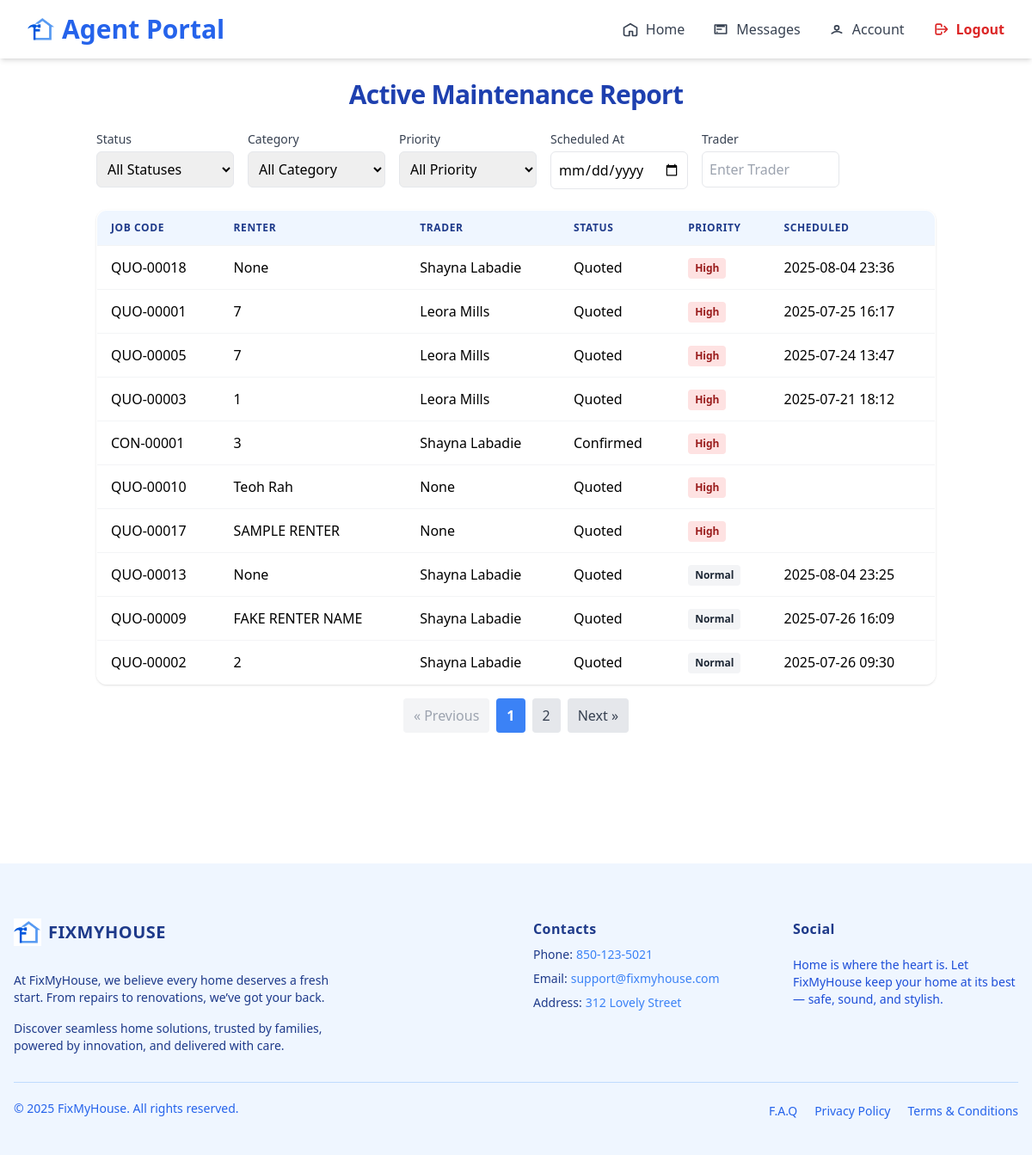
Before: /agent/active-jobs/ (signed in) with the older database file.
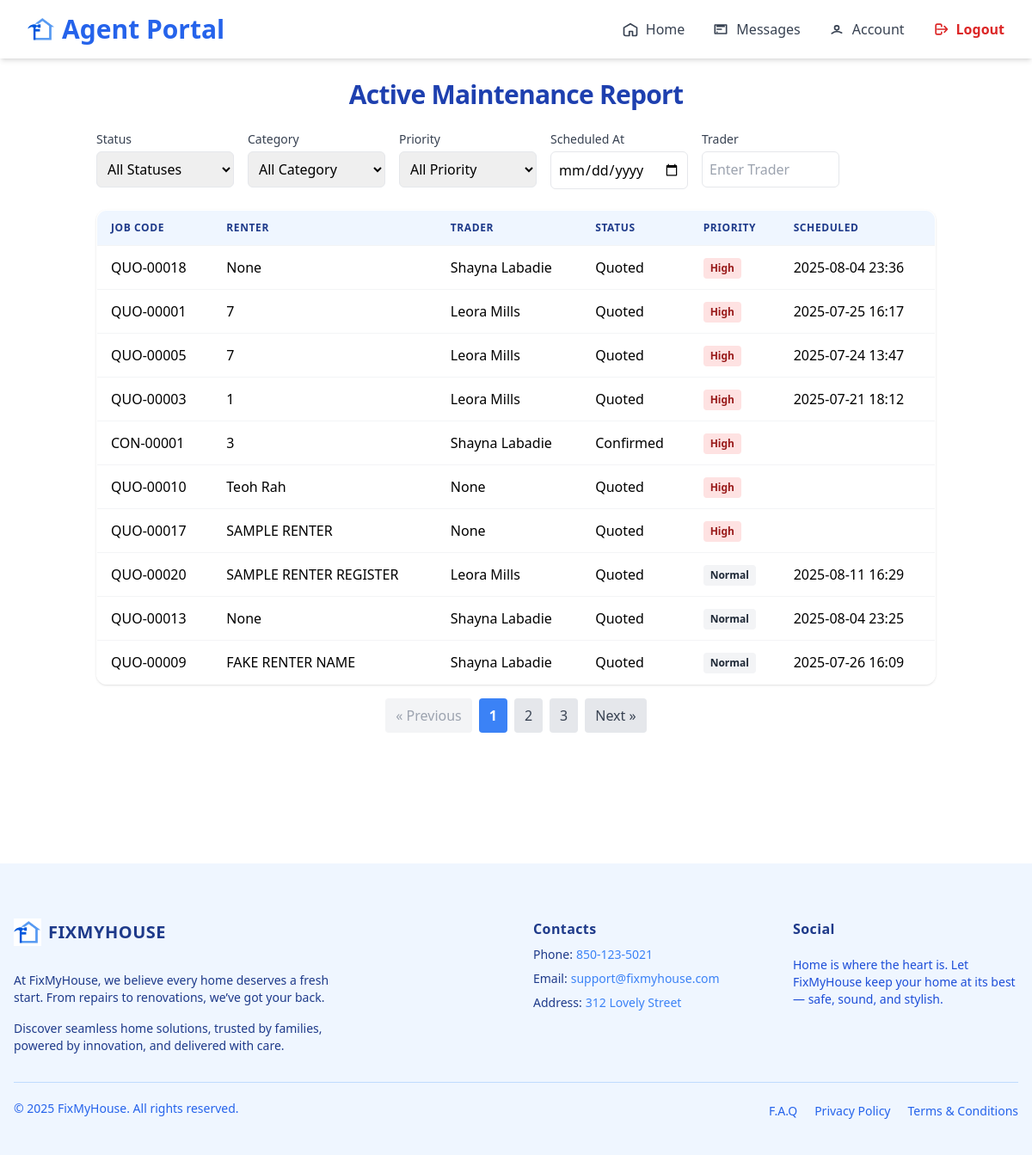
After: the same page with the newer database file.
### trader/models/jobs.py (models this page shows, shortened)
class Jobs(models.Model):
    agent = models.ForeignKey(AgentRegister, on_delete=models.CASCADE, related_name='jobs_agent')
    trader = models.ForeignKey(TraderRegistration, on_delete=models.SET_NULL, null=True, blank=True, related_name='jobs_trader')
    property = models.ForeignKey(Property, on_delete=models.SET_NULL, null=True, blank=True, related_name='jobs_property')
    STATUS_CHOICES = [
        ('quoted', 'Quoted'),
        ('confirmed', 'Confirmed'),
        ('approved', 'Approved'),
        ('scheduled', 'Scheduled'),
    ]
    address = models.TextField(blank=True, null=True)
    category = models.ForeignKey(Services, on_delete=models.SET_NULL, null=True, blank=True, related_name='category_services')
    renter = models.CharField(max_length=100, null=True, blank=True)
    priority = models.BooleanField(default=False)  # True = High Priority
    job_code = models.CharField(max_length=20, unique=True)
    notes = models.TextField()
    status = models.CharField(max_length=20, choices=STATUS_CHOICES, default='quoted')
    quoted_at = models.DateTimeField(default=timezone.now)
    confirmed_at = models.DateTimeField(null=True, blank=True)
    approved_at = models.DateTimeField(null=True, blank=True)
    scheduled_at = models.DateTimeField(null=True, blank=True)
    is_active = models.BooleanField(null=True, blank=True, default=True)

### trader/models/registerTrader.py (models this page shows, shortened)
class TraderRegistration(models.Model):
    user = models.OneToOneField(User, on_delete=models.CASCADE, null=True, blank=True)
    name = models.CharField(max_length=255)
    email = models.EmailField()
    phone = models.CharField(max_length=50)
    password = models.CharField(max_length=255, null=True, blank=True)
    COMPANY_TYPE_CHOICES = [
        ('sole_trader', 'Sole Trader'),
        ('company', 'Company'),
    ]
    INDUSTRIES_CHOICES = [
        ('air_conditioning', 'Air Conditioning'),
        ('cleaning', 'Cleaning'),
        ('electrical', 'Electrical'),
        ('gardening', 'Gardening'),
        ('general_merchandise', 'General Merchandise'),
        ('glazing', 'Glazing'),
        ('pest_control', 'Pest Control'),
        ('plumbing-gas', 'Plumbing / Gas'),
        ('tree_cutting', 'Tree Cutting'),
        ('steel_works', 'Steel Works'),
    ]
    company_type = models.CharField(max_length=100, choices=COMPANY_TYPE_CHOICES, default='company')
    company_name = models.CharField(max_length=255, blank=True, null=True)
    company_address = models.CharField(max_length=255, blank=True, null=True)
    company_email = models.EmailField(blank=True, null=True)
    company_landline = models.CharField(max_length=50, blank=True, null=True)
    gst_registered = models.BooleanField(default=False)
    abn = models.CharField(max_length=20, blank=True, null=True)
    industry = models.CharField(max_length=100, choices=INDUSTRIES_CHOICES, blank=True, null=True)
    state = models.CharField(max_length=100, blank=True)
    municipality = models.CharField(max_length=100, blank=True)
    city = models.CharField(max_length=100, blank=True)
    address_line_1 = models.CharField(max_length=255, blank=True, null=True)
    address_line_2 = models.CharField(max_length=255, blank=True, null=True)
    postal_code = models.CharField(max_length=20, blank=True)
    def __str__(self):
        return self.name

### agent/views.py (the view, shortened to what this page needs)
# urls.py: path('active-jobs/', views.ActiveJobsListView.as_view(), name='active_jobs_list'),
@method_decorator(login_required, name='dispatch')
class ActiveJobsListView(ListView):
    model = Jobs
    template_name = 'components/home/active_jobs_list.html'
    context_object_name = 'jobs'
    paginate_by = 10  # Adjust as needed
    def get(self, request, *args, **kwargs):
        try:
            self.object_list = self.get_queryset()
            context = self.get_context_data()
            return self.render_to_response(context)
        except self.paginator.InvalidPage:
            params = request.GET.copy()
            params['page'] = '1'
            return HttpResponseRedirect(f"{reverse('active_jobs_list')}?{params.urlencode()}")
    def get_queryset(self):
        queryset = super().get_queryset()
        queryset = queryset.filter(is_active=True)
        status = self.request.POST.get('status') if self.request.method == 'POST' else self.request.GET.get('status')
        category = self.request.POST.get('category') if self.request.method == 'POST' else self.request.GET.get('category')
        priority = self.request.POST.get('priority') if self.request.method == 'POST' else self.request.GET.get('priority')
        trader = self.request.POST.get('trader') if self.request.method == 'POST' else self.request.GET.get('trader')
        scheduled_at = self.request.POST.get('scheduled_at') if self.request.method == 'POST' else self.request.GET.get('scheduled_at')
        if status:
            queryset = queryset.filter(status=status)
        if category:
            queryset = queryset.filter(category=category)
        if trader:
            queryset = queryset.filter(trader__name__icontains=trader)
        if scheduled_at:
            queryset = queryset.filter(scheduled_at=scheduled_at)
        if priority == 'true':
            queryset = queryset.filter(priority=True)
        elif priority == 'false':
            queryset = queryset.filter(priority=False)
        return queryset.order_by('-priority', '-scheduled_at', '-approved_at', '-confirmed_at')
    def get_context_data(self, **kwargs):
        context = super().get_context_data(**kwargs)
        category = self.request.POST.get('category', '')
        if self.request.method == 'POST':
            context['filter_status'] = self.request.POST.get('status', '')
            context['filter_category'] = int(category) if category and category.isdigit() else ''
            context['filter_priority'] = self.request.POST.get('priority', '')
            context['filter_trader'] = self.request.POST.get('trader', '')
            context['filter_scheduled_at'] = self.request.POST.get('scheduled_at', '')
        else:
            context['filter_status'] = self.request.GET.get('status', '')
            context['filter_category'] = self.request.GET.get('category', '')
            context['filter_priority'] = self.request.GET.get('priority', '')
            context['filter_trader'] = self.request.GET.get('trader', '')
            context['filter_scheduled_at'] = self.request.GET.get('scheduled_at', '')
        context['status_options'] = dict(self.model._meta.get_field('status').choices)
        context['category_options'] = {
            service.id: service.description
            for service in Services.objects.all()
        }
        return context

### agent/templates/components/home/active_jobs_list.html (shortened to what the changed rows need)
{% extends "baseAgent.html" %}
{% block content %}
{% include 'components/home/navigatorBaseAgent.html' %}
<main class="max-w-5xl mx-auto p-4 sm:p-6 mb-[8rem]">
  <h2 class="text-2xl sm:text-3xl font-bold text-blue-800 mb-6 text-center tracking-tight">Active Maintenance Report</h2>
  <div class="space-y-4">
  <div class="hidden sm:block overflow-x-auto rounded-xl shadow">
    <table class="min-w-full bg-white border border-gray-200 rounded-xl overflow-hidden">
      <thead class="bg-blue-50">
        <tr>
          <th class="px-4 py-3 text-left text-xs font-semibold text-blue-900 uppercase tracking-wider">Job Code</th>
          <th class="px-4 py-3 text-left text-xs font-semibold text-blue-900 uppercase tracking-wider">Renter</th>
          <th class="px-4 py-3 text-left text-xs font-semibold text-blue-900 uppercase tracking-wider">Trader</th>
          <th class="px-4 py-3 text-left text-xs font-semibold text-blue-900 uppercase tracking-wider">Status</th>
          <th class="px-4 py-3 text-left text-xs font-semibold text-blue-900 uppercase tracking-wider">Priority</th>
          <th class="px-4 py-3 text-left text-xs font-semibold text-blue-900 uppercase tracking-wider">Scheduled</th>
        </tr>
      </thead>
      <tbody>
        {% for job in jobs %}
        <tr class="border-t border-gray-100 hover:bg-blue-50 transition">
          <td class="px-4 py-3 whitespace-nowrap">{{ job.job_code }}</td>
          <td class="px-4 py-3 whitespace-nowrap">{{ job.renter }}</td>
          <td class="px-4 py-3 whitespace-nowrap">{{ job.trader }}</td>
          <td class="px-4 py-3 whitespace-nowrap">{{ job.get_status_display }}</td>
          <td class="px-4 py-3 whitespace-nowrap">
            {% if job.priority %}
              <span class="inline-block px-2 py-1 text-xs font-semibold rounded bg-red-100 text-red-800">High</span>
            {% else %}
              <span class="inline-block px-2 py-1 text-xs font-semibold rounded bg-gray-100 text-gray-800">Normal</span>
            {% endif %}
          </td>
          <td class="px-4 py-3 whitespace-nowrap">{{ job.scheduled_at|date:"Y-m-d H:i" }}</td>
        </tr>
        {% empty %}
        <tr>
          <td colspan="6" class="text-center py-4">No active jobs found.</td>
        </tr>
        {% endfor %}
      </tbody>
    </table>
  </div>
  {% if page_obj.has_other_pages %}
    <div class="pagination flex justify-center items-center mt-6 space-x-2">
      {% if page_obj.has_previous %}
      <a href="{% url 'active_jobs_list' %}?page={{ page_obj.previous_page_number }}{% if filter_status %}&status={{ filter_status }}{% endif %}{% if filter_category %}&category={{ filter_category }}{% endif %}{% if filter_priority %}&priority={{ filter_priority }}{% endif %}{% if filter_trader %}&trader={{ filter_trader|urlencode }}{% endif %}{% if filter_scheduled_at %}&scheduled_at={{ filter_scheduled_at }}{% endif %}"
        class="px-3 py-2 bg-gray-200 text-gray-700 rounded hover:bg-gray-300 transition"
        onclick="saveScrollPosition()">
        &laquo; Previous
      </a>
      {% else %}
      <span class="px-3 py-2 bg-gray-100 text-gray-400 rounded cursor-not-allowed">
        &laquo; Previous
      </span>
      {% endif %}
      {% for num in page_obj.paginator.page_range %}
        {% if page_obj.number == num %}
          <span class="px-3 py-2 bg-blue-500 text-white rounded font-semibold">
            {{ num }}
          </span>
          {% else %}
          <a href="{% url 'active_jobs_list' %}?page={{ num }}"
            class="px-3 py-2 bg-gray-200 text-gray-700 rounded hover:bg-gray-300 transition"
            onclick="saveScrollPosition()">
            {{ num }}
          </a>
        {% endif %}
      {% endfor %}
      {% if page_obj.has_next %}
      <a href="{% url 'active_jobs_list' %}?page={{ page_obj.next_page_number }}"
        class="px-3 py-2 bg-gray-200 text-gray-700 rounded hover:bg-gray-300 transition"
        onclick="saveScrollPosition()">
        Next &raquo;
      </a>
      {% else %}
      <span class="px-3 py-2 bg-gray-100 text-gray-400 rounded cursor-not-allowed">
        Next &raquo;
      </span>
      {% endif %}
    </div>
  {% endif %}
</div>
</main>
{% endblock %}

Changed rows visible on the page:
no longer on this page (row unchanged): Jobs: job_code "QUO-00002", renter "2", trader "Shayna Labadie", status "Quoted", priority "Normal", scheduled_at "2025-07-26 09:30"
added Jobs: job_code "QUO-00020", renter "SAMPLE RENTER REGISTER", trader "Leora Mills", status "Quoted", priority "Normal", scheduled_at "2025-08-11 16:29"
Other visible differences:
new list line: "3"
